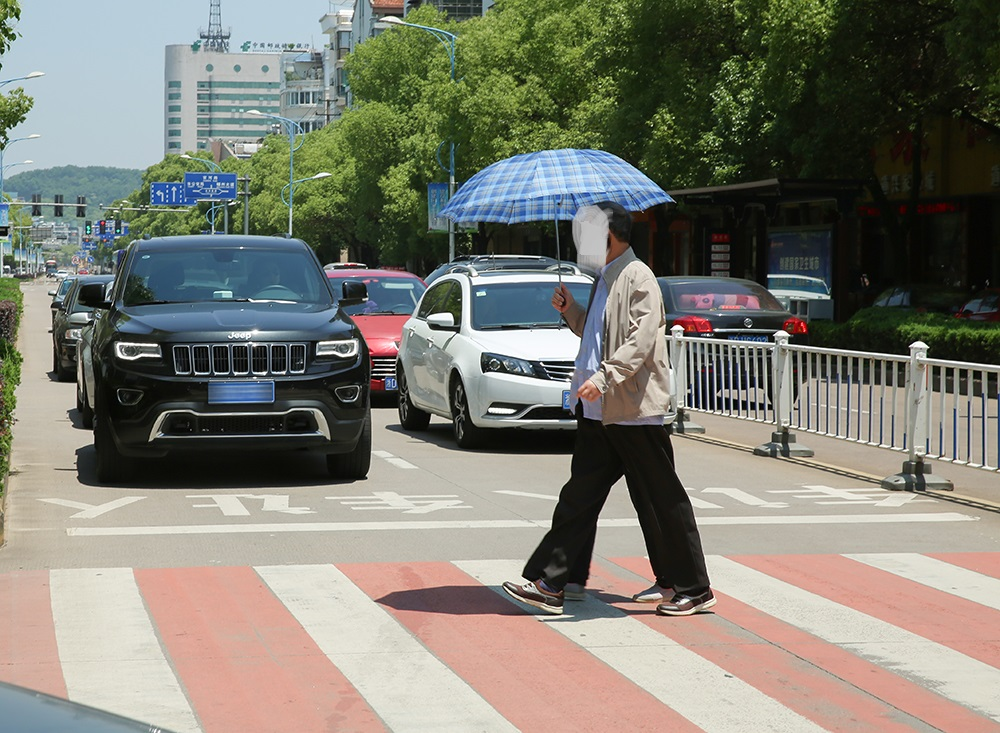
#> input picture rknn_yolov5p6/test.jpg, 1000 x 733 px
$ python onnx2rknn_demo.py
#> lines starting #> are read from the running program, lines starting #| are printed output that depends on the picture
import os
import urllib
import traceback
import time
import sys
import numpy as np
import cv2
from rknn.api import RKNN
from math import exp


ONNX_MODEL = 'yolov5_p6_512x512_6head.onnx'
RKNN_MODEL = 'yolov5_p6_512x512_6head.rknn'
DATASET = './dataset.txt'

QUANTIZE_ON = True


CLASSES = ['car', 'ped']
class_num = len(CLASSES)
anchor_num = 3
output_head = 6
cell_size = [[64, 64], [32, 32], [16, 16], [8, 8], [4, 4], [2, 2]]
anchor_size = [
    [[16, 14], [9, 30], [25, 22]],
    [[18, 52], [40, 32], [27, 83]],
    [[55, 46], [82, 60], [41, 122]],
    [[100, 84], [75, 162], [138, 110]],
    [[190, 158], [121, 251], [259, 246]],
    [[191, 378], [451, 269], [683, 393]]
]

stride = [8, 16, 32, 64, 128, 256]
grid_cell = np.zeros(shape=(output_head, 64, 64, 2))

nms_thre = 0.45
obj_thre = [0.4, 0.4]

input_imgW = 512
input_imgH = 512


class DetectBox:
    # [7 lines left out: function __init__, not called in this run]


def grid_cell_init():
    for index in range(output_head):
        for w in range(cell_size[index][1]):
            for h in range(cell_size[index][0]):
                grid_cell[index][h][w][0] = w
                grid_cell[index][h][w][1] = h


# [46 lines left out: functions IOU, NMS, not called in this run]


def sigmoid(x):
    return 1 / (1 + exp(-x))


# [47 lines left out: function postprocess, not called in this run]

def export_rknn_inference(img):
    # Create RKNN object
    rknn = RKNN(verbose=True)

    # pre-process config
    print('--> Config model')
    rknn.config(mean_values=[[0, 0, 0]], std_values=[[255, 255, 255]])
    print('done')

    # Load ONNX model
    print('--> Loading model')
    ret = rknn.load_onnx(model=ONNX_MODEL, outputs=['output1', 'output2', 'output3', 'output4', 'output5', 'output6'])
    if ret != 0:
        print('Load model failed!')
        exit(ret)
    print('done')

    # Build model
    print('--> Building model')
    ret = rknn.build(do_quantization=QUANTIZE_ON, dataset=DATASET)
    if ret != 0:
        print('Build model failed!')
        exit(ret)
    print('done')

    # Export RKNN model

    print('--> Export rknn model')
    ret = rknn.export_rknn(RKNN_MODEL)
    if ret != 0:
        print('Export rknn model failed!')
        exit(ret)
    print('done')

    # Init runtime environment
    print('--> Init runtime environment')
    ret = rknn.init_runtime()
    # ret = rknn.init_runtime('rk3566')
    if ret != 0:
        print('Init runtime environment failed!')
        exit(ret)
    print('done')

    # Inference
    print('--> Running model')
    outputs = rknn.inference(inputs=[img])
    rknn.release()
    print('done')

    return outputs


if __name__ == '__main__':
    print('This is main ....')
    grid_cell_init()

    # Set inputs
    img_path = 'test.jpg'
    origimg = cv2.imread(img_path)
#> origimg is the input picture: shape (733, 1000, 3); mean B, G, R 114.9, 125.5, 126.4
    origimg = cv2.cvtColor(origimg, cv2.COLOR_BGR2RGB)
    img_h, img_w = origimg.shape[:2]
#> img_h = 733; img_w = 1000
    img = cv2.resize(origimg, (input_imgW, input_imgH))
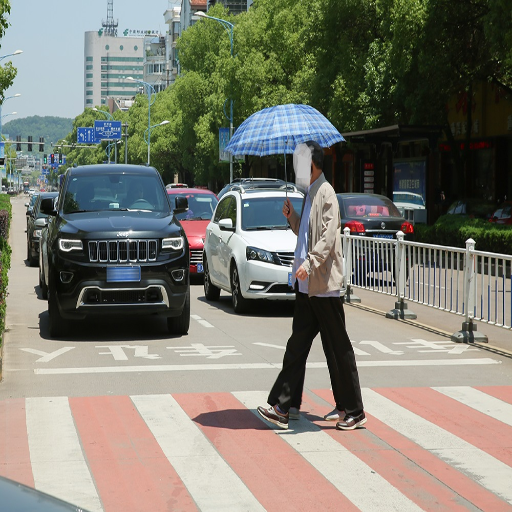
#> img: shape (512, 512, 3); mean R, G, B 126.3, 125.4, 114.8

#> (the run stopped early here; a loop or call above may not have finished)
